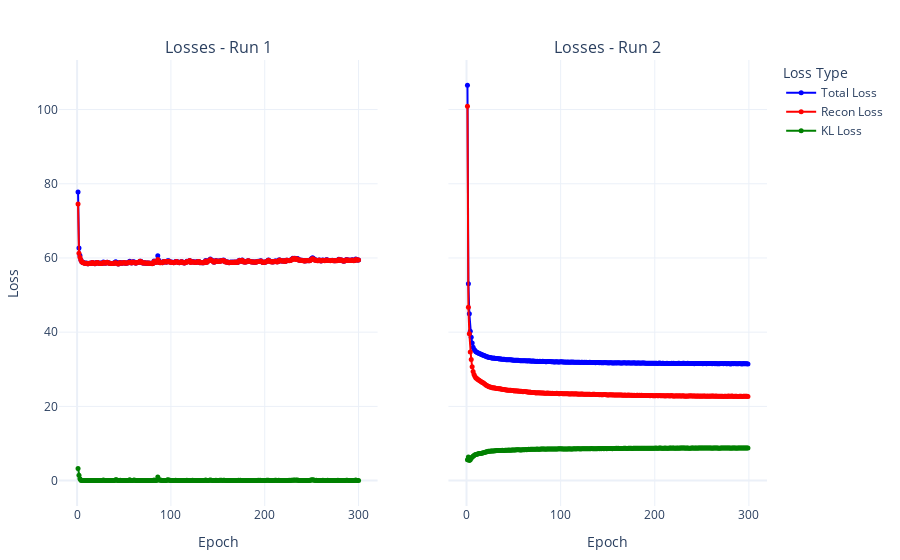

The cell this chart's notebook holds for it:
### Code cell
from plotly.subplots import make_subplots
import plotly.graph_objects as go

# Create subplots with shared y-axis
fig = make_subplots(rows=1, cols=2, shared_yaxes=True,
                    subplot_titles=("LR = 0.01", "LR = 0.001"))

# Plot for losses_df (left)
fig.add_trace(go.Scatter(x=losses_df['Epoch'], y=losses_df['Total Loss'],
                         mode='lines+markers',
                         name='Total Loss',
                         line=dict(color='blue')),
              row=1, col=1)

fig.add_trace(go.Scatter(x=losses_df['Epoch'], y=losses_df['Recon Loss'],
                         mode='lines+markers',
                         name='Recon Loss',
                         line=dict(color='red')),
              row=1, col=1)

fig.add_trace(go.Scatter(x=losses_df['Epoch'], y=losses_df['KL Loss'],
                         mode='lines+markers',
                         name='KL Loss',
                         line=dict(color='green')),
              row=1, col=1)

# Plot for losses_df_2 (right)
fig.add_trace(go.Scatter(x=losses_df2['Epoch'], y=losses_df2['Total Loss'],
                         mode='lines+markers',
                         line=dict(color='blue'),
                         showlegend=False),
              row=1, col=2)

fig.add_trace(go.Scatter(x=losses_df2['Epoch'], y=losses_df2['Recon Loss'],
                         mode='lines+markers',
                         line=dict(color='red'),
                         showlegend=False),
              row=1, col=2)

fig.add_trace(go.Scatter(x=losses_df2['Epoch'], y=losses_df2['KL Loss'],
                         mode='lines+markers',
                         line=dict(color='green'),
                         showlegend=False),
              row=1, col=2)

# Layout and formatting
fig.update_layout(
    template='plotly_white',
    legend_title='Loss Type',
    margin=dict(l=40, r=40, t=60, b=40),
    legend=dict(title_font=dict(size=14), font=dict(size=12))
)

fig.update_xaxes(title_text='Epoch', title_font=dict(size=14), row=1, col=1)
fig.update_xaxes(title_text='Epoch', title_font=dict(size=14), row=1, col=2)
fig.update_yaxes(title_text='Loss', title_font=dict(size=14), row=1, col=1)

# Improve hover
fig.update_traces(marker=dict(size=5),
                  line=dict(width=2),
                  hovertemplate='Epoch: %{x}<br>Loss: %{y:.2f}<extra></extra>')

fig.show()

### Figure 1 — Plotly figure (JSON) as saved in the notebook; plotly's stock layout.template omitted (floating-point values rounded to 4 significant figures; data arrays with more than 128 entries replaced by an {"elided": "..."} marker saying what was removed)
{"data": [{"hovertemplate": "Epoch: %{x}<br>Loss: %{y:.2f}<extra></extra>", "line": {"color": "blue", "width": 2}, "marker": {"size": 5}, "mode": "lines+markers", "name": "Total Loss", "type": "scatter", "x": {"elided": "300 int values"}, "xaxis": "x", "y": {"elided": "300 float values"}, "yaxis": "y"}, {"hovertemplate": "Epoch: %{x}<br>Loss: %{y:.2f}<extra></extra>", "line": {"color": "red", "width": 2}, "marker": {"size": 5}, "mode": "lines+markers", "name": "Recon Loss", "type": "scatter", "x": {"elided": "300 int values"}, "xaxis": "x", "y": {"elided": "300 float values"}, "yaxis": "y"}, {"hovertemplate": "Epoch: %{x}<br>Loss: %{y:.2f}<extra></extra>", "line": {"color": "green", "width": 2}, "marker": {"size": 5}, "mode": "lines+markers", "name": "KL Loss", "type": "scatter", "x": {"elided": "300 int values"}, "xaxis": "x", "y": {"elided": "300 float values"}, "yaxis": "y"}, {"hovertemplate": "Epoch: %{x}<br>Loss: %{y:.2f}<extra></extra>", "line": {"color": "blue", "width": 2}, "marker": {"size": 5}, "mode": "lines+markers", "showlegend": false, "type": "scatter", "x": {"elided": "299 int values"}, "xaxis": "x2", "y": {"elided": "299 float values"}, "yaxis": "y2"}, {"hovertemplate": "Epoch: %{x}<br>Loss: %{y:.2f}<extra></extra>", "line": {"color": "red", "width": 2}, "marker": {"size": 5}, "mode": "lines+markers", "showlegend": false, "type": "scatter", "x": {"elided": "299 int values"}, "xaxis": "x2", "y": {"elided": "299 float values"}, "yaxis": "y2"}, {"hovertemplate": "Epoch: %{x}<br>Loss: %{y:.2f}<extra></extra>", "line": {"color": "green", "width": 2}, "marker": {"size": 5}, "mode": "lines+markers", "showlegend": false, "type": "scatter", "x": {"elided": "299 int values"}, "xaxis": "x2", "y": {"elided": "299 float values"}, "yaxis": "y2"}], "layout": {"annotations": [{"font": {"size": 16}, "showarrow": false, "text": "Losses - Run 1", "x": 0.225, "xanchor": "center", "xref": "paper", "y": 1, "yanchor": "bottom", "yref": "paper"}, {"font": {"size": 16}, "showarrow": false, "text": "Losses - Run 2", "x": 0.775, "xanchor": "center", "xref": "paper", "y": 1, "yanchor": "bottom", "yref": "paper"}], "legend": {"font": {"size": 12}, "title": {"font": {"size": 14}, "text": "Loss Type"}}, "margin": {"b": 40, "l": 40, "r": 40, "t": 60}, "xaxis": {"anchor": "y", "domain": [0, 0.45], "title": {"font": {"size": 14}, "text": "Epoch"}}, "xaxis2": {"anchor": "y2", "domain": [0.55, 1], "title": {"font": {"size": 14}, "text": "Epoch"}}, "yaxis": {"anchor": "x", "domain": [0, 1], "title": {"font": {"size": 14}, "text": "Loss"}}, "yaxis2": {"anchor": "x2", "domain": [0, 1], "matches": "y", "showticklabels": false}}}
